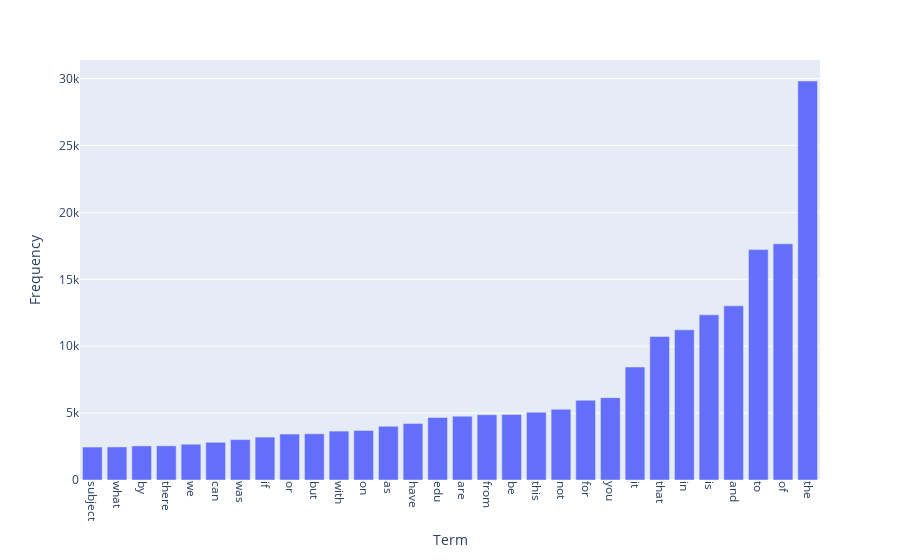

Source (notebook cell):
### Markdown cell above
### >>> **Exercise 14 (take home):** 
The chart above only contains 300 vocabulary in the documents, and it's already computationally intensive to both compute and visualize. Can you efficiently reduce the number of terms you want to visualize as an exercise.

### Code cell
df_test = pd.DataFrame({
    "Term": count_vect.get_feature_names_out(),
    "Frequency": term_frequencies
})

df_test = df_test.sort_values(by='Frequency', ascending=False)
df_test = df_test.head(30)

fig = px.bar(df_test, x='Term', y="Frequency")
fig.update_xaxes(categoryorder='total ascending')
fig.update_xaxes(tickangle=90)
fig.show()

### Figure 1 — Plotly figure (JSON) as saved in the notebook; plotly's stock layout.template omitted (floating-point values rounded to 4 significant figures)
{"data": [{"alignmentgroup": "True", "hovertemplate": "Term=%{x}<br>Frequency=%{y}<extra></extra>", "legendgroup": "", "marker": {"color": "#636efa", "pattern": {"shape": ""}}, "name": "", "offsetgroup": "", "orientation": "v", "showlegend": false, "textposition": "auto", "type": "bar", "x": ["the", "of", "to", "and", "is", "in", "that", "it", "you", "for", "not", "this", "be", "from", "are", "edu", "have", "as", "on", "with", "but", "or", "if", "was", "can", "we", "there", "by", "what", "subject"], "xaxis": "x", "y": [29825, 17660, 17222, 13017, 12343, 11226, 10723, 8447, 6157, 5962, 5285, 5063, 4898, 4877, 4769, 4675, 4218, 4015, 3709, 3655, 3453, 3432, 3208, 3020, 2818, 2674, 2556, 2548, 2472, 2464], "yaxis": "y"}], "layout": {"barmode": "relative", "legend": {"tracegroupgap": 0}, "margin": {"t": 60}, "xaxis": {"anchor": "y", "categoryorder": "total ascending", "domain": [0, 1], "tickangle": 90, "title": {"text": "Term"}}, "yaxis": {"anchor": "x", "domain": [0, 1], "title": {"text": "Frequency"}}}}
